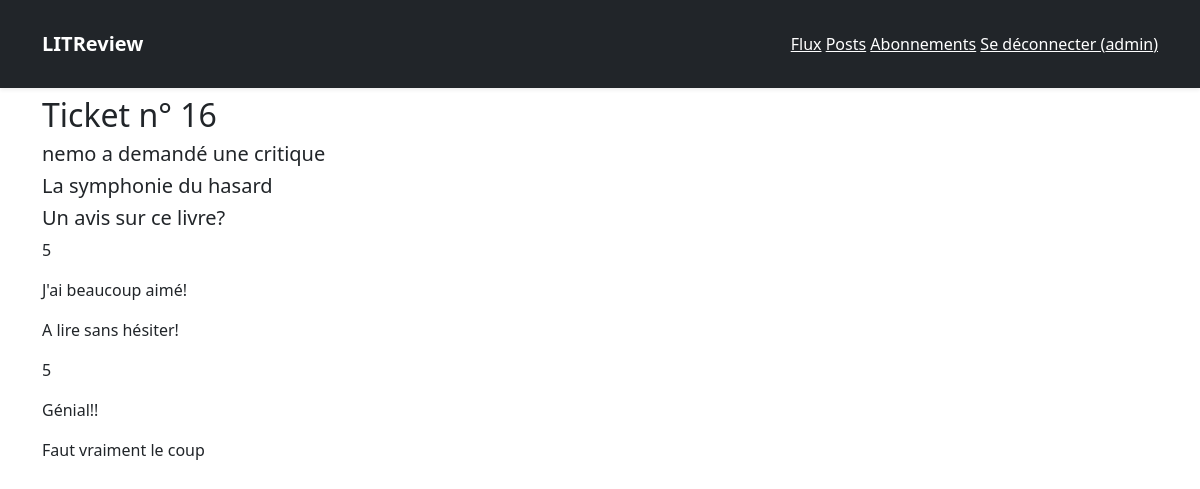
The app's page /reviews/16/ (signed in) with its own data.
### reviews/models.py (models this page shows)
class Ticket(models.Model):
    title = models.CharField(max_length=128)
    description = models.TextField(max_length=2048)
    user = models.ForeignKey(
        settings.AUTH_USER_MODEL,
        on_delete=models.CASCADE
    )
    image = models.ImageField(null=True, blank=True, upload_to='images')
    time_created = models.DateTimeField(auto_now_add=True)

class Review(models.Model):
    ticket = models.ForeignKey(Ticket, on_delete=models.CASCADE)
    rating = models.PositiveSmallIntegerField(
        validators=[MinValueValidator(0), MaxValueValidator(5)])
    user = models.ForeignKey(settings.AUTH_USER_MODEL,
                             on_delete=models.CASCADE)
    headline = models.CharField(max_length=128)
    body = models.TextField(max_length=8192, blank=True)
    time_created = models.DateTimeField(auto_now_add=True)

### reviews/views.py (the view)
# urls.py: path('<int:ticket_id>/', views.view_ticket, name='viewticket'),
@login_required
def view_ticket(request, ticket_id):
    ticket = get_object_or_404(Ticket, pk=ticket_id)
    return render(request, 'reviews/viewticket.html', locals())

### reviews/templates/reviews/viewticket.html
{% extends 'base.html' %}
{% block content %}
<div class="align-center">
    <h2>Ticket n° {{ ticket.id }}</h2>
</div>
<div>
    <h5>{{ ticket.user }} a demandé une critique</h5>
    <h5>{{ ticket.title }}</h5>
    <h5>{{ ticket.description }}</h5>
</div>
<div>
    {% for review in ticket.review_set.all %}
        <p>{{ review.rating }}</p>
        <p>{{ review.headline }}</p>
        <p>{{ review.body }}</p>
    {% endfor %}
</div>
{% endblock content %}

### litreview/templates/base.html (shortened to what this page needs)
<!DOCTYPE html>
<html lang="en">
<head>
    <link href="https://cdn.jsdelivr.net/npm/bootstrap@5.0.0-beta1/dist/css/bootstrap.min.css" rel="stylesheet"
>
</head>
<body>
    <header>
        <div class="navbar navbar-dark bg-dark shadow-sm">
            <div class="container">
                <a href="{% url 'reviews:feed' %}" class="navbar-brand d-flex align-items-center">
                    <strong>LITReview</strong>
                </a>
                <div class="col-sm-4 offset-md-1 py-4 text-end">
                    {% if user.is_authenticated %}
                    <a class="text-white" href="{% url 'reviews:feed' %}">Flux</a>
                    <a class="text-white" href="{% url 'reviews:posts' %}">Posts</a>
                    <a class="text-white" href="{% url 'reviews:subscribes' %}">Abonnements</a>
                    <a class="text-white" href="{% url 'users:logout' %}">Se déconnecter ({{ request.user }})</a>
                    {% endif %}
                </div>
            </div>
        </div>
    </header>
    <div class="container mt-2">
        {% block content %}
        {% endblock content %}
    </div>
</body>
</html>

### records on screen
Ticket: id "16", user "nemo", title "La symphonie du hasard", description "Un avis sur ce livre?"
Review: rating "5", headline "J'ai beaucoup aimé!", body "A lire sans hésiter!"
Review: rating "5", headline "Génial!!", body "Faut vraiment le coup"

### other values on screen
{{ request.user }} "admin"
